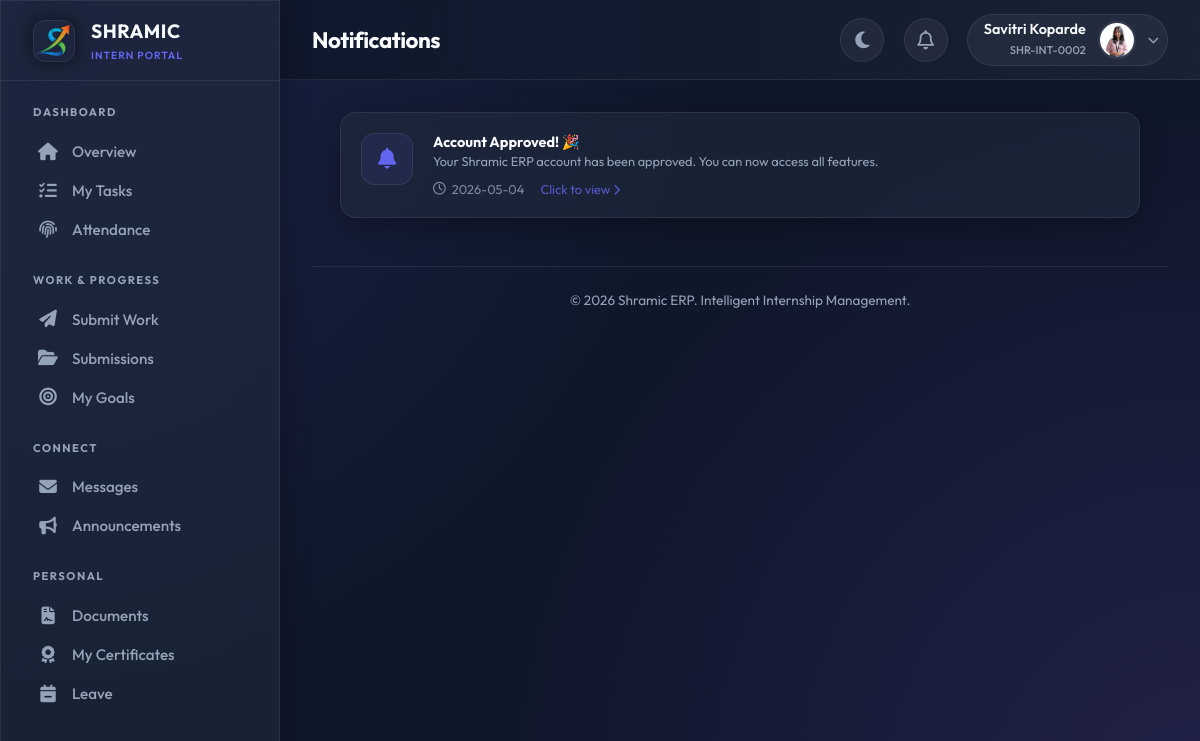
The page /intern/notifications (signed in) on the database its author committed.
### tables this page shows
CREATE TABLE users (
            id INTEGER PRIMARY KEY AUTOINCREMENT,
            intern_id TEXT UNIQUE,
            usn TEXT UNIQUE NOT NULL,
            full_name TEXT NOT NULL,
            phone TEXT NOT NULL,
            email TEXT UNIQUE NOT NULL,
            password_hash TEXT NOT NULL,
            role TEXT NOT NULL,
            photo_url TEXT,
            status TEXT DEFAULT 'PENDING',
            is_admin BOOLEAN DEFAULT 0,
            department TEXT,
            join_date DATE,
            emergency_contact TEXT,
            address TEXT,
            last_login TIMESTAMP,
            login_count INTEGER DEFAULT 0,
            created_at TIMESTAMP DEFAULT CURRENT_TIMESTAMP,
            updated_at TIMESTAMP DEFAULT CURRENT_TIMESTAMP
        );

CREATE TABLE notifications (
            id INTEGER PRIMARY KEY AUTOINCREMENT,
            user_id INTEGER,
            title TEXT NOT NULL,
            message TEXT NOT NULL,
            type TEXT,
            link TEXT,
            is_read BOOLEAN DEFAULT 0,
            created_at TIMESTAMP DEFAULT CURRENT_TIMESTAMP,
            FOREIGN KEY (user_id) REFERENCES users(id)
        );

### app.py (the view)
@app.route('/intern/notifications')
@login_required
@approved_required
def intern_notifications():
    conn = get_db_connection()
    cur = conn.cursor()
    cur.execute("""
        SELECT * FROM notifications
        WHERE user_id = ?
        ORDER BY created_at DESC
        LIMIT 50
    """, (current_user.id,))
    notifications = cur.fetchall()
    cur.execute("""
        UPDATE notifications
        SET is_read = 1
        WHERE user_id = ?
    """, (current_user.id,))
    conn.commit()
    conn.close()
    return render_template('intern/notifications.html', notifications=notifications)

### app.py (called while the page is built)
@app.before_request
def make_session_permanent():
    session.permanent = True
    app.permanent_session_lifetime = timedelta(days=365)

def get_db_connection():
    conn = sqlite3.connect(DATABASE, timeout=30)
    conn.execute("PRAGMA busy_timeout = 30000")
    conn.row_factory = sqlite3.Row
    return conn

def get_current_datetime():
    return datetime.now(TIMEZONE)

@login_manager.user_loader
def load_user(user_id):
    conn = get_db_connection()
    cur = conn.cursor()
    cur.execute("SELECT * FROM users WHERE id = ?", (user_id,))
    user_data = cur.fetchone()
    conn.close()
    return User(dict(user_data)) if user_data else None

def approved_required(f):
    @wraps(f)
    def decorated_function(*args, **kwargs):
        if not current_user.is_authenticated:
            return redirect(url_for('login'))
        if current_user.status != 'APPROVED' and not current_user.is_admin:
            return render_template('auth/pending.html')
        return f(*args, **kwargs)
    return decorated_function

@app.context_processor
def inject_globals():
    unread_count = 0
    if current_user.is_authenticated:
        try:
            conn = get_db_connection()
            cur = conn.cursor()
            cur.execute("""
                SELECT COUNT(*) as count
                FROM notifications
                WHERE user_id = ? AND is_read = 0
            """, (current_user.id,))
            unread_count = cur.fetchone()['count']
            conn.close()
        except:
            pass
    return {
        'now': get_current_datetime(),
        'app_name': 'Shramic ERP',
        'unread_notifications': unread_count
    }

@app.before_request
def before_request():
        pass

### templates/intern/notifications.html (shortened to what this page needs)
{% extends "intern/base.html" %} {% block title %}Notifications{% endblock %} {%
block page_title %}Notifications{% endblock %}  {% block content %}
<div class="notif-wrapper">
  {% if notifications %} {% for notification in notifications %}  {% set title_lower =
  notification.title|lower %} {% if 'task' in title_lower %} {% set target_url =
  url_for('intern_tasks') %} {% set icon = 'fa-tasks' %} {% elif 'message' in
  title_lower or 'chat' in title_lower %} {% set target_url =
  url_for('intern_messages') %} {% set icon = 'fa-envelope' %} {% elif
  'attendance' in title_lower or 'present' in title_lower %} {% set target_url =
  url_for('intern_attendance') %} {% set icon = 'fa-fingerprint' %} {% elif
  'leave' in title_lower %} {% set target_url = url_for('intern_leave') %} {%
  set icon = 'fa-calendar-minus' %} {% elif 'announcement' in title_lower %} {%
  set target_url = url_for('intern_announcements') %} {% set icon =
  'fa-bullhorn' %} {% else %} {% set target_url = '#' %} {% set icon = 'fa-bell'
  %} {% endif %}
  <a
    href="{{ target_url }}"
    class="glass-panel notif-card {% if not notification.is_read %}unread{% endif %}"
  >
    <div class="notif-icon-box">
      <i class="fas {{ icon }}"></i>
    </div>
    <div class="notif-content">
      <h4 class="notif-title">{{ notification.title }}</h4>
      <p class="notif-message">{{ notification.message }}</p>
      <div class="notif-time">
        <i class="far fa-clock"></i>
        {{ notification.created_at.split()[0] if notification.created_at else
        'Just now' }}
        <span style="margin-left: 10px; color: var(--primary)"
          >Click to view
          <i class="fas fa-chevron-right" style="font-size: 0.7rem"></i
        ></span>
      </div>
    </div>
  </a>
  {% endfor %} {% endif %}
</div>
{% endblock %}

### templates/intern/base.html (shortened to what this page needs)
<!doctype html>
<html lang="en">
  <head>
    <link
      rel="stylesheet"
      href="https://cdnjs.cloudflare.com/ajax/libs/font-awesome/6.4.0/css/all.min.css"
    />
  </head>
  <body data-theme="dark" x-data="{ sidebarOpen: false }">
    <div class="app-container">
      <aside class="sidebar glass-panel" :class="{ 'open': sidebarOpen }">
        <div class="sidebar-header">
          <div class="logo-box">
            <img
              src="{{ url_for('static', filename='images/favicon.png') }}"
              alt="Shramic Logo"
            />
          </div>
          <div>
            <h1
              style="
                font-size: 1.2rem;
                font-weight: 700;
                letter-spacing: 0.5px;
                color: var(--text-main);
              "
            >
              SHRAMIC
            </h1>
            <span
              style="
                font-size: 0.65rem;
                color: var(--primary);
                font-weight: 600;
                letter-spacing: 1px;
                text-transform: uppercase;
              "
              >Intern Portal</span
            >
          </div>
        </div>
        <nav class="sidebar-nav custom-scrollbar">
          <div class="nav-category">Dashboard</div>
          <a
            href="{{ url_for('intern_dashboard') }}"
            class="nav-link {{ 'active' if request.endpoint == 'intern_dashboard' }}"
          >
            <i class="fas fa-home"></i> <span>Overview</span>
          </a>
          <a
            href="{{ url_for('intern_tasks') }}"
            class="nav-link {{ 'active' if request.endpoint == 'intern_tasks' }}"
          >
            <i class="fas fa-tasks"></i> <span>My Tasks</span>
          </a>
          <a
            href="{{ url_for('intern_attendance') }}"
            class="nav-link {{ 'active' if request.endpoint == 'intern_attendance' }}"
          >
            <i class="fas fa-fingerprint"></i> <span>Attendance</span>
          </a>
          <div class="nav-category">Work & Progress</div>
          <a
            href="{{ url_for('intern_submit') }}"
            class="nav-link {{ 'active' if request.endpoint == 'intern_submit' }}"
          >
            <i class="fas fa-paper-plane"></i> <span>Submit Work</span>
          </a>
          <a
            href="{{ url_for('intern_submissions') }}"
            class="nav-link {{ 'active' if request.endpoint == 'intern_submissions' }}"
          >
            <i class="fas fa-folder-open"></i> <span>Submissions</span>
          </a>
          <a
            href="{{ url_for('intern_goals') }}"
            class="nav-link {{ 'active' if request.endpoint == 'intern_goals' }}"
          >
            <i class="fas fa-bullseye"></i> <span>My Goals</span>
          </a>
          <div class="nav-category">Connect</div>
          <a
            href="{{ url_for('intern_messages') }}"
            class="nav-link {{ 'active' if request.endpoint == 'intern_messages' }}"
          >
            <i class="fas fa-envelope"></i> <span>Messages</span>
          </a>
          <a
            href="{{ url_for('intern_announcements') }}"
            class="nav-link {{ 'active' if request.endpoint == 'intern_announcements' }}"
          >
            <i class="fas fa-bullhorn"></i> <span>Announcements</span>
          </a>
          <div class="nav-category">Personal</div>
          <a
            href="{{ url_for('intern_documents') }}"
            class="nav-link {{ 'active' if request.endpoint == 'intern_documents' }}"
          >
            <i class="fas fa-file-contract"></i> <span>Documents</span>
          </a>
          <a
            href="{{ url_for('intern_certificates') }}"
            class="nav-link {{ 'active' if request.endpoint == 'intern_certificates' }}"
          >
            <i class="fas fa-award"></i> <span>My Certificates</span>
          </a>
          <a
            href="{{ url_for('intern_leave') }}"
            class="nav-link {{ 'active' if request.endpoint == 'intern_leave' }}"
          >
            <i class="fas fa-calendar-minus"></i> <span>Leave</span>
          </a>
        </nav>
      </aside>
      <main class="main-content">
        <header class="top-header">
          <div style="display: flex; align-items: center">
            <h2 class="page-title">{% block page_title %}{% endblock %}</h2>
          </div>
          <div class="header-actions">
            <button class="icon-btn" id="theme-btn" title="Toggle Theme">
              <i class="fas fa-moon"></i>
            </button>
            <div class="relative-container" x-data="{ open: false }">
              <button @click="open = !open" class="icon-btn">
                <i class="far fa-bell"></i>
              </button>
            </div>
            <div class="relative-container" x-data="{ userMenuOpen: false }">
              <div class="user-pill" @click="userMenuOpen = !userMenuOpen">
                <div class="user-info">
                  <span class="user-name">{{ current_user.full_name }}</span>
                  <span class="user-role">{{ current_user.intern_id }}</span>
                </div>
                {% if current_user.photo_url %}
                <img
                  src="{{ url_for('uploaded_file', filename='profiles/' + current_user.photo_url) }}"
                  class="avatar"
                />
                {% else %}
                <img
                  src="https://ui-avatars.com/api/?name={{ current_user.full_name }}&background=6366f1&color=fff"
                  class="avatar"
                />
                {% endif %}
                <i
                  class="fas fa-chevron-down"
                  style="font-size: 0.7rem; color: var(--text-muted)"
                ></i>
              </div>
            </div>
          </div>
        </header>
        <div class="content-body">
           {% block content %}{% endblock %}
          <footer
            style="
              margin-top: 3rem;
              border-top: 1px solid var(--glass-border);
              padding-top: 1.5rem;
              text-align: center;
              color: var(--text-muted);
              font-size: 0.85rem;
            "
          >
            &copy; {{ now.year }} Shramic ERP. Intelligent Internship
            Management.
          </footer>
        </div>
      </main>
    </div>
  </body>
</html>

### rows shown on the page
users: full_name "Savitri Koparde", intern_id "SHR-INT-0002", photo_url (picture)
notifications: title "Account Approved! 🎉", message "Your Shramic ERP account has been approved. You can now access all features.", created_at "2026-05-04"

### other values the page prints
{{ now.year }} "2026"
